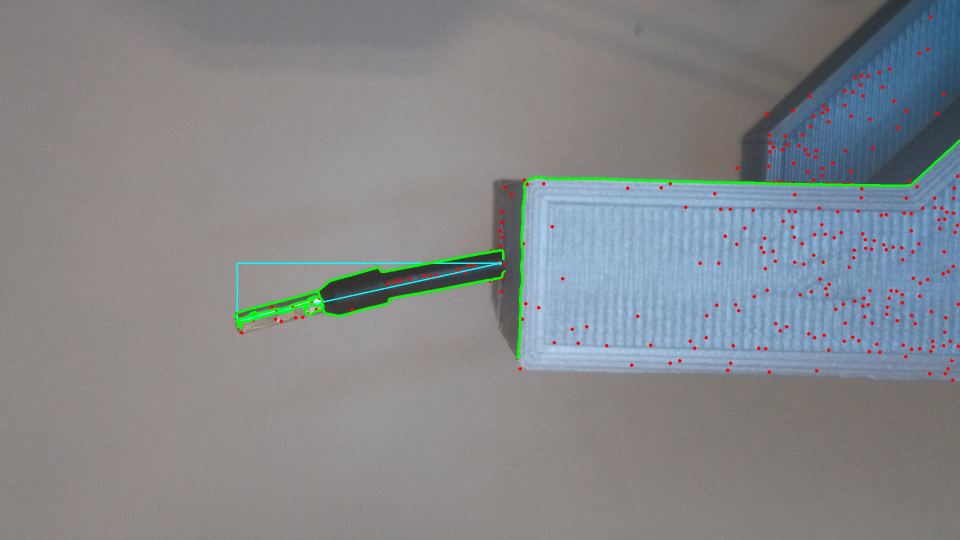
#> input picture kabelerkennung/bild.jpg, 1920 x 1080 px, given in place of the camera (shown at 1/2 size)
$ python configGenerator.py
#> lines starting #> are read from the running program, lines starting #| are printed output that depends on the picture; after the words box and inside, x2 and y2 are one past the last pixel; in counts of white or black regions, pixels touching at a corner belong together
#!/usr/bin/python3

##########################
# Author: Jonathan Evertz
# Date: 21.2.2019
# Version: 1.0
# Generator für OpenCV Config File
##########################

import cv2
import sys
import os
import numpy as np
import argparse
import math
import configparser
import time

#Variablen
kreis_durchmesser_mm = 7
min_threshold = 0
max_threshold = 100
oben_links = (400,150)
unten_rechts = (900,600)
fenster_name = "OpenCV"
gauss_faktor = 0
gauss_matrix = (7,7)
clear = lambda: os.system('clear')
config = configparser.ConfigParser()

# ----------------------------------- Main Code -----------------------
cam = cv2.VideoCapture(0);
while cam.isOpened():
    ret, frame = cam.read()
#> frame is the input picture: shape (1080, 1920, 3); mean B, G, R 138.4, 135.6, 132.5
    # in Graubild umwandeln
    gray = cv2.cvtColor(frame, cv2.COLOR_BGR2GRAY)
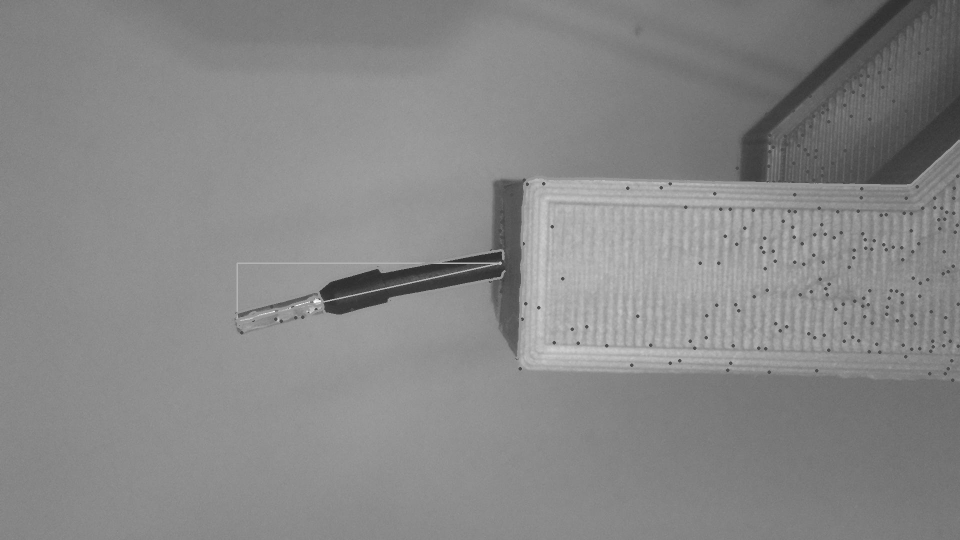
#> gray: shape (1080, 1920) (shown at 1/2 size); min 41, max 252, mean 135
    #blurren
    blur = cv2.medianBlur(gray, 5)
    #zeichnet Rechteckt
    rechteck = cv2.rectangle(frame, oben_links, unten_rechts, (100,50,200), 5)
    #Temp Variablen zum arbeiten für nächsten Kreis
    kdistanz = 100000
    kkreis_r = 0
    kkreis_xy = (0,0)
    #verarbeitet den Teil im Rechteck
    ausschnitt = blur[oben_links[1] : unten_rechts[1], oben_links[0] : unten_rechts[0]]
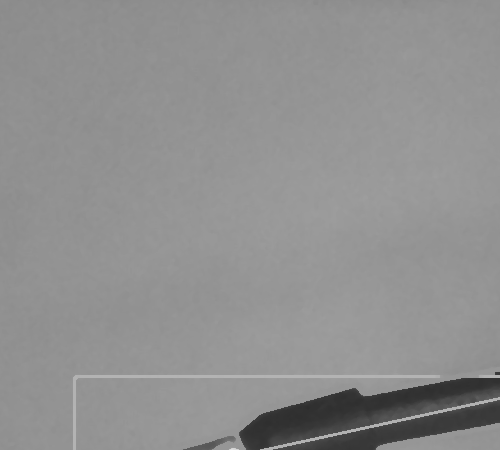
#> ausschnitt: shape (450, 500); min 45, max 221, mean 143.8
    mittelpunkt = (int(oben_links[0]+(unten_rechts[0]-oben_links[0])/2), int(oben_links[1]+(unten_rechts[1]-oben_links[1])/2))
    cv2.circle(ausschnitt,mittelpunkt,2,(0,0,255),3)
    circles = cv2.HoughCircles(ausschnitt,cv2.HOUGH_GRADIENT,1,20,param1=100,param2=20,minRadius=27,maxRadius= 32)
#> circles = None
    if circles is not None:
        for i in circles[0,:]:
			#Kreis zeichnen
            cv2.circle(ausschnitt,(i[0],i[1]),i[2],(0,255,0),2) #(Quelle, (x,y) = Center, Radius, Farbe, )
            #Mittelpunkt malen
            cv2.circle(ausschnitt,(i[0],i[1]),2,(0,0,255),3)
            #den nächsten Kreis finden
            kkreis_r = i[2]
            kkreis_xy = (int(oben_links[0] + i[0]), int(oben_links[1] + i[1]))

    ausschnitt = cv2.cvtColor(ausschnitt, cv2.COLOR_GRAY2RGB)
#> ausschnitt: shape (450, 500, 3)
    cv2.circle(frame, mittelpunkt, 2, (255,255,255),2) #Mittelpunkt des Bildes
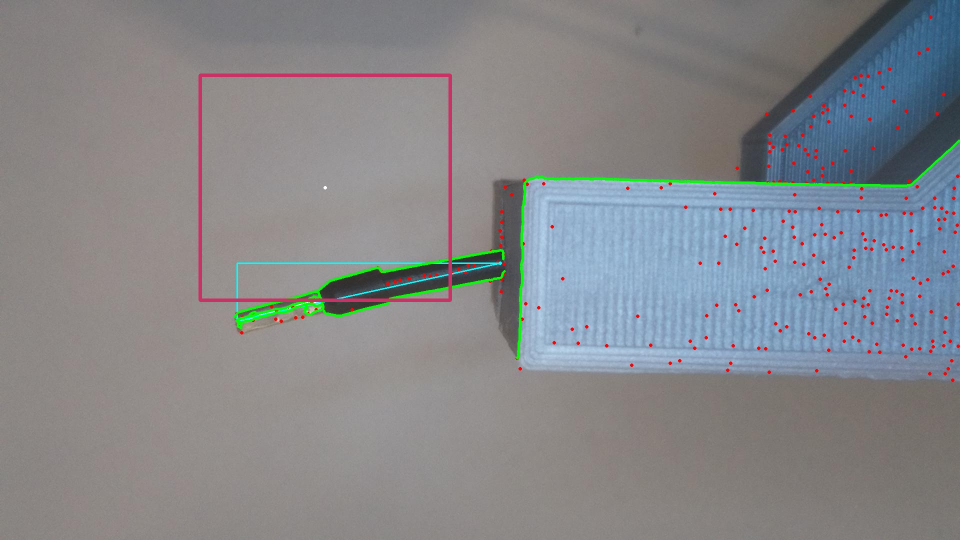
#> frame: shape (1080, 1920, 3) (shown at 1/2 size); mean B, G, R 138.2, 135, 132.9
    cv2.circle(frame, kkreis_xy, kkreis_r,(0,255,0),2) #ausgewählter Kreisen
#> frame: shape (1080, 1920, 3); under 0.01% of pixels changed, all inside (x1, y1, x2, y2) = (0, 0, 2, 2)
    cv2.circle(frame, kkreis_xy, 2,(0,255,0),2) #Mittelpunkt des Kreises
#> frame: shape (1080, 1920, 3); mean B, G, R 138.2, 135, 132.9


    cv2.namedWindow(fenster_name, 1)
    cv2.imshow(fenster_name, frame)
    config['KREISERKENNUNG'] = {'AbstandZumObjekt' : '15', 'DurchmesserKreisInPixel' : kkreis_r}
    with open('config.ini', 'w') as configfile: #Werte in Config schreiben
        config.write(configfile)
    key = cv2.waitKey(1)
#> (key Esc is pressed here)
    # Wenn ESC gedrückt wird, wird  das Programm beendet
    if key == 27:
        break
    # Alles beenden

cam.release()
cv2.destroyAllWindows()
